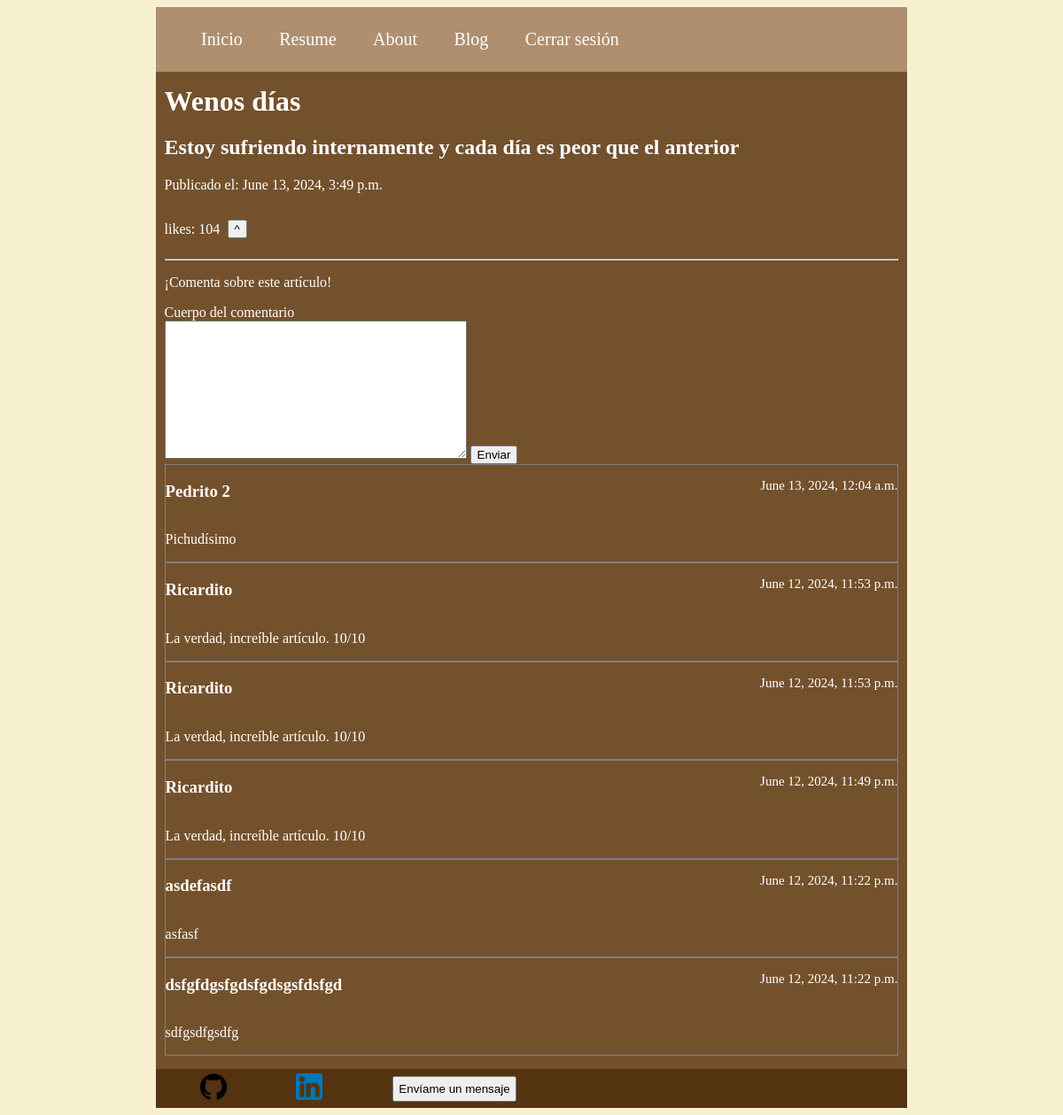
The app's page /articulo/1 (signed in), older data.
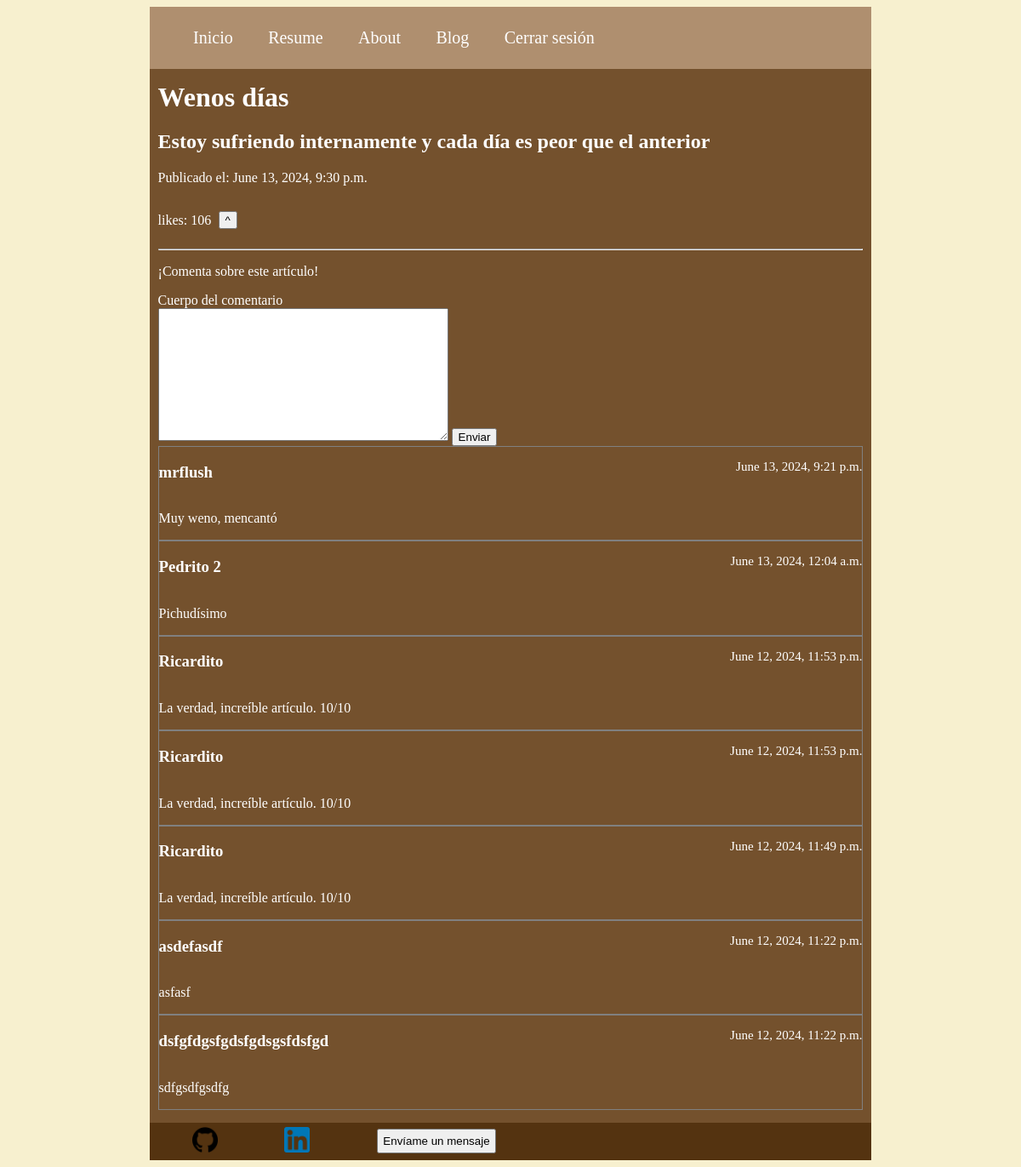
The same page, newer data.
### Informacion/models.py (models this page shows)
class Articulo(models.Model):
    titulo = models.CharField(max_length=100)
    contenido = models.CharField(max_length=5000)
    fecha_publicacion = models.DateTimeField(auto_now=True)
    likes = models.IntegerField()

class Comentario(models.Model):
    articulo = models.ForeignKey(Articulo, on_delete=models.CASCADE)
    contenido = models.CharField(max_length=2000)
    autor = models.CharField(max_length=500)
    fecha_publicacion = models.DateTimeField(auto_now=True)

### Informacion/views.py (the view)
# urls.py: path("articulo/<int:id>", views.articulo, name="articulo"),
def articulo(request, id):
    articulo = get_object_or_404(Articulo, pk=id)
    if request.method == 'POST' :
        Comentario.objects.create(autor = request.POST['autor'],
                                contenido = request.POST['cuerpo'], articulo = articulo)
        return HttpResponseRedirect(reverse("Informacion:articulo", args=(id,)))
    comentarios = articulo.comentario_set.order_by("-fecha_publicacion")
    return render(request, "Informacion/articulo.html", {
        'articulo' : articulo,
        'form' : HacerComentario(),
        'comentarios' : comentarios,
        'id' : id,
    })

### Informacion/forms.py
class HacerComentario(forms.Form):
    nombre = forms.CharField(label="Nombre", max_length=150)
    cuerpo = forms.CharField(widget=forms.Textarea)

### Informacion/templates/Informacion/articulo.html (shortened to what this page needs)
{% extends "Informacion/base.html" %}
{% block contenido %}
{% load static %}
<link rel="stylesheet" href="{% static 'styles/articulo.css' %}">
<h1>{{articulo.titulo}}</h1>
<h2>{{articulo.contenido}}</h2>
<p>Publicado el: {{articulo.fecha_publicacion}}</p>
<div class="likes">
    <p>likes: {{articulo.likes}}</p>
    {% if user.is_authenticated %}
    <form action="{% url "Informacion:aumentarLike" id%}" class="aumentar-like">
        <button>^</button>
    </form>
    {% endif %}
</div>
<hr>
{% if user.is_authenticated %}
<form method="POST">
    <p>¡Comenta sobre este artículo!</p>
    <label>Cuerpo del comentario</label> <br>
    {{ form.cuerpo }}
    <button>Enviar</button>
</form>
{% else %}
<p>¡Necesitas iniciar sesión para comentar artículos!</p>
{% endif %}
{% for comentario in comentarios  %}
    <div class="comentario">
        <div class="primera-linea">
            <h3>{{comentario.autor}}</h3>
            <p class="fecha">{{comentario.fecha_publicacion}}</p>
        </div>
        <p>{{comentario.contenido}}</p>
    </div>
{% endfor %}
{% endblock contenido %}

Row changes from the older to the newer data that the page shows:
changed Articulo "Wenos días": fecha_publicacion "June 13, 2024, 3:49 p.m." → "June 13, 2024, 9:30 p.m."; likes "104" → "106"
added Comentario: autor "mrflush", fecha_publicacion "June 13, 2024, 9:21 p.m.", contenido "Muy weno, mencantó"
